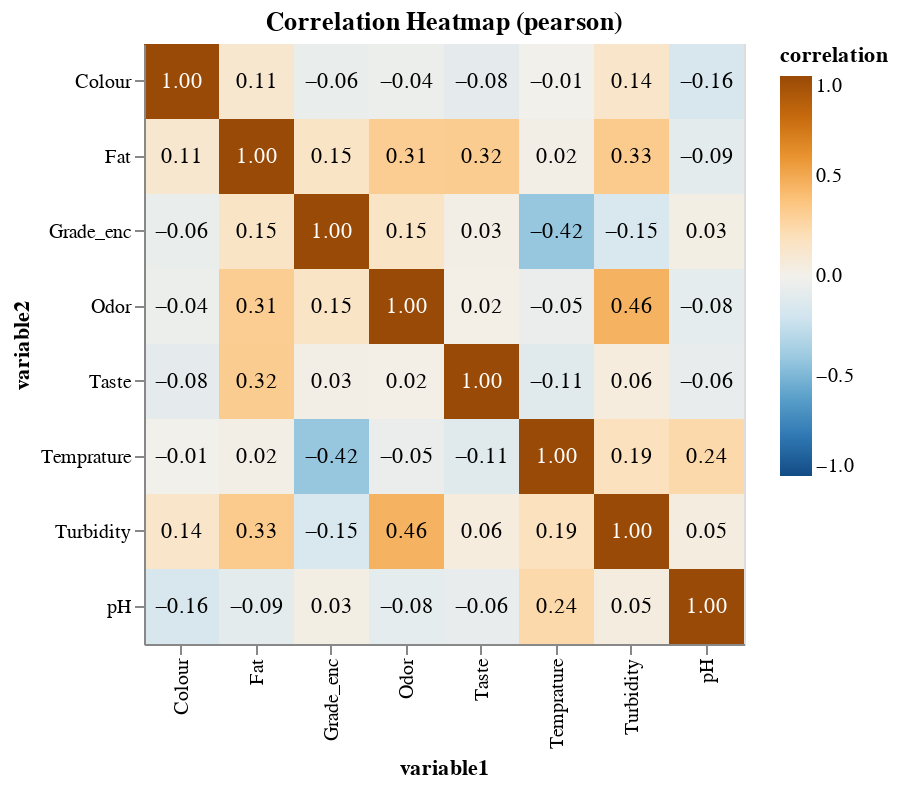

The notebook cell this image was saved under:
### Code cell
plot_correlation_heat_alt(df_raw, method='pearson')

### Figure 1 — Vega-Lite specification as saved in the notebook (floating-point values rounded to 4 significant figures)
{"config": {"view": {"continuousWidth": 400, "continuousHeight": 300}}, "layer": [{"mark": "rect", "encoding": {"color": {"field": "correlation", "scale": {"domainMax": 1, "domainMin": -1, "scheme": "blueorange"}, "type": "quantitative"}, "tooltip": [{"field": "variable1", "type": "nominal"}, {"field": "variable2", "type": "nominal"}, {"field": "correlation", "type": "quantitative"}], "x": {"field": "variable1", "type": "ordinal"}, "y": {"field": "variable2", "type": "ordinal"}}, "height": 300, "title": "Correlation Heatmap (pearson)", "width": 300}, {"mark": {"type": "text", "baseline": "middle"}, "encoding": {"color": {"condition": {"value": "white", "test": "(datum.correlation > 0.5)"}, "value": "black"}, "text": {"field": "correlation", "format": ".2f", "type": "quantitative"}, "x": {"field": "variable1", "type": "ordinal"}, "y": {"field": "variable2", "type": "ordinal"}}}], "data": {"name": "data-ef4ce9d784acc66eff33f254eaf4da51"}, "$schema": "https://vega.github.io/schema/vega-lite/v4.17.0.json", "datasets": {"data-ef4ce9d784acc66eff33f254eaf4da51": [{"variable1": "pH", "variable2": "pH", "correlation": 1.0}, {"variable1": "Temprature", "variable2": "pH", "correlation": 0.2447}, {"variable1": "Taste", "variable2": "pH", "correlation": -0.06405}, {"variable1": "Odor", "variable2": "pH", "correlation": -0.08133}, {"variable1": "Fat ", "variable2": "pH", "correlation": -0.09343}, {"variable1": "Turbidity", "variable2": "pH", "correlation": 0.04838}, {"variable1": "Colour", "variable2": "pH", "correlation": -0.1646}, {"variable1": "Grade_enc", "variable2": "pH", "correlation": 0.02898}, {"variable1": "pH", "variable2": "Temprature", "correlation": 0.2447}, {"variable1": "Temprature", "variable2": "Temprature", "correlation": 1.0}, {"variable1": "Taste", "variable2": "Temprature", "correlation": -0.1098}, {"variable1": "Odor", "variable2": "Temprature", "correlation": -0.04887}, {"variable1": "Fat ", "variable2": "Temprature", "correlation": 0.02407}, {"variable1": "Turbidity", "variable2": "Temprature", "correlation": 0.1851}, {"variable1": "Colour", "variable2": "Temprature", "correlation": -0.008511}, {"variable1": "Grade_enc", "variable2": "Temprature", "correlation": -0.4178}, {"variable1": "pH", "variable2": "Taste", "correlation": -0.06405}, {"variable1": "Temprature", "variable2": "Taste", "correlation": -0.1098}, {"variable1": "Taste", "variable2": "Taste", "correlation": 1.0}, {"variable1": "Odor", "variable2": "Taste", "correlation": 0.01758}, {"variable1": "Fat ", "variable2": "Taste", "correlation": 0.3241}, {"variable1": "Turbidity", "variable2": "Taste", "correlation": 0.05575}, {"variable1": "Colour", "variable2": "Taste", "correlation": -0.08265}, {"variable1": "Grade_enc", "variable2": "Taste", "correlation": 0.0255}, {"variable1": "pH", "variable2": "Odor", "correlation": -0.08133}, {"variable1": "Temprature", "variable2": "Odor", "correlation": -0.04887}, {"variable1": "Taste", "variable2": "Odor", "correlation": 0.01758}, {"variable1": "Odor", "variable2": "Odor", "correlation": 1.0}, {"variable1": "Fat ", "variable2": "Odor", "correlation": 0.3145}, {"variable1": "Turbidity", "variable2": "Odor", "correlation": 0.4579}, {"variable1": "Colour", "variable2": "Odor", "correlation": -0.03936}, {"variable1": "Grade_enc", "variable2": "Odor", "correlation": 0.1496}, {"variable1": "pH", "variable2": "Fat ", "correlation": -0.09343}, {"variable1": "Temprature", "variable2": "Fat ", "correlation": 0.02407}, {"variable1": "Taste", "variable2": "Fat ", "correlation": 0.3241}, {"variable1": "Odor", "variable2": "Fat ", "correlation": 0.3145}, {"variable1": "Fat ", "variable2": "Fat ", "correlation": 1.0}, {"variable1": "Turbidity", "variable2": "Fat ", "correlation": 0.3293}, {"variable1": "Colour", "variable2": "Fat ", "correlation": 0.1142}, {"variable1": "Grade_enc", "variable2": "Fat ", "correlation": 0.151}, {"variable1": "pH", "variable2": "Turbidity", "correlation": 0.04838}, {"variable1": "Temprature", "variable2": "Turbidity", "correlation": 0.1851}, {"variable1": "Taste", "variable2": "Turbidity", "correlation": 0.05575}, {"variable1": "Odor", "variable2": "Turbidity", "correlation": 0.4579}, {"variable1": "Fat ", "variable2": "Turbidity", "correlation": 0.3293}, {"variable1": "Turbidity", "variable2": "Turbidity", "correlation": 1.0}, {"variable1": "Colour", "variable2": "Turbidity", "correlation": 0.1364}, {"variable1": "Grade_enc", "variable2": "Turbidity", "correlation": -0.1536}, {"variable1": "pH", "variable2": "Colour", "correlation": -0.1646}, {"variable1": "Temprature", "variable2": "Colour", "correlation": -0.008511}, {"variable1": "Taste", "variable2": "Colour", "correlation": -0.08265}, {"variable1": "Odor", "variable2": "Colour", "correlation": -0.03936}, {"variable1": "Fat ", "variable2": "Colour", "correlation": 0.1142}, {"variable1": "Turbidity", "variable2": "Colour", "correlation": 0.1364}, {"variable1": "Colour", "variable2": "Colour", "correlation": 1.0}, {"variable1": "Grade_enc", "variable2": "Colour", "correlation": -0.05699}, {"variable1": "pH", "variable2": "Grade_enc", "correlation": 0.02898}, {"variable1": "Temprature", "variable2": "Grade_enc", "correlation": -0.4178}, {"variable1": "Taste", "variable2": "Grade_enc", "correlation": 0.0255}, {"variable1": "Odor", "variable2": "Grade_enc", "correlation": 0.1496}, {"variable1": "Fat ", "variable2": "Grade_enc", "correlation": 0.151}, {"variable1": "Turbidity", "variable2": "Grade_enc", "correlation": -0.1536}, {"variable1": "Colour", "variable2": "Grade_enc", "correlation": -0.05699}, {"variable1": "Grade_enc", "variable2": "Grade_enc", "correlation": 1.0}]}}
